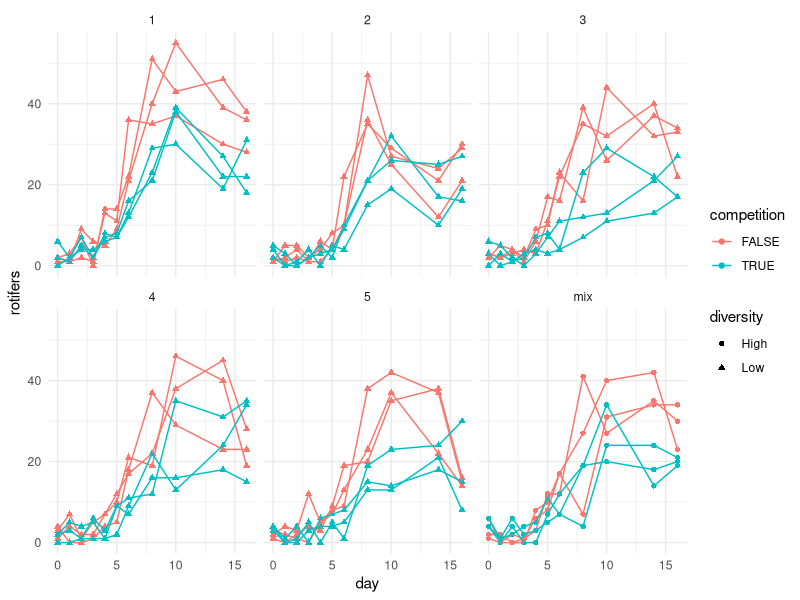

The R script that drew this image:
library(tidyverse)

complim_data <- read.csv("data/complim_data_d16.csv")

rotifer_popn_df <- complim_data %>%
  filter(day != 12) %>%
  mutate(clone = as.factor(clone)) %>%
  group_by(clone, replicate)

ggplot(rotifer_popn_df, aes(x = day, y = rotifers, group = interaction(clone, replicate), color = competition, shape = diversity)) + 
  geom_point() +
  geom_line() +
  facet_wrap(~clone) +
  theme_minimal()
